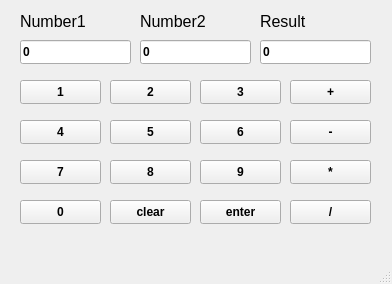
<?xml version="1.0" encoding="UTF-8"?>
<ui version="4.0">
 <class>MainWindow</class>
 <widget class="QMainWindow" name="MainWindow">
  <property name="geometry">
   <rect>
    <x>0</x>
    <y>0</y>
    <width>392</width>
    <height>284</height>
   </rect>
  </property>
  <property name="windowTitle">
   <string>MainWindow</string>
  </property>
  <widget class="QWidget" name="centralwidget">
   <widget class="QLabel" name="num1Label">
    <property name="geometry">
     <rect>
      <x>20</x>
      <y>10</y>
      <width>72</width>
      <height>22</height>
     </rect>
    </property>
    <property name="minimumSize">
     <size>
      <width>72</width>
      <height>22</height>
     </size>
    </property>
    <property name="maximumSize">
     <size>
      <width>72</width>
      <height>22</height>
     </size>
    </property>
    <property name="font">
     <font>
      <pointsize>12</pointsize>
      <bold>false</bold>
     </font>
    </property>
    <property name="text">
     <string>Number1</string>
    </property>
   </widget>
   <widget class="QLabel" name="num2Label">
    <property name="geometry">
     <rect>
      <x>140</x>
      <y>10</y>
      <width>72</width>
      <height>22</height>
     </rect>
    </property>
    <property name="minimumSize">
     <size>
      <width>72</width>
      <height>22</height>
     </size>
    </property>
    <property name="maximumSize">
     <size>
      <width>72</width>
      <height>22</height>
     </size>
    </property>
    <property name="font">
     <font>
      <pointsize>12</pointsize>
      <bold>false</bold>
     </font>
    </property>
    <property name="text">
     <string>Number2</string>
    </property>
   </widget>
   <widget class="QLineEdit" name="num1LineEdit">
    <property name="enabled">
     <bool>true</bool>
    </property>
    <property name="geometry">
     <rect>
      <x>20</x>
      <y>40</y>
      <width>111</width>
      <height>24</height>
     </rect>
    </property>
    <property name="font">
     <font>
      <bold>true</bold>
     </font>
    </property>
    <property name="cursor">
     <cursorShape>ArrowCursor</cursorShape>
    </property>
    <property name="text">
     <string>0</string>
    </property>
    <property name="alignment">
     <set>Qt::AlignmentFlag::AlignLeading|Qt::AlignmentFlag::AlignLeft|Qt::AlignmentFlag::AlignVCenter</set>
    </property>
    <property name="readOnly">
     <bool>true</bool>
    </property>
    <property name="placeholderText">
     <string/>
    </property>
   </widget>
   <widget class="QLineEdit" name="num2LineEdit">
    <property name="enabled">
     <bool>true</bool>
    </property>
    <property name="geometry">
     <rect>
      <x>140</x>
      <y>40</y>
      <width>111</width>
      <height>24</height>
     </rect>
    </property>
    <property name="font">
     <font>
      <bold>true</bold>
     </font>
    </property>
    <property name="cursor">
     <cursorShape>ArrowCursor</cursorShape>
    </property>
    <property name="text">
     <string>0</string>
    </property>
    <property name="readOnly">
     <bool>true</bool>
    </property>
    <property name="placeholderText">
     <string/>
    </property>
   </widget>
   <widget class="QLineEdit" name="resultLineEdit">
    <property name="enabled">
     <bool>true</bool>
    </property>
    <property name="geometry">
     <rect>
      <x>260</x>
      <y>40</y>
      <width>111</width>
      <height>24</height>
     </rect>
    </property>
    <property name="font">
     <font>
      <bold>true</bold>
     </font>
    </property>
    <property name="cursor">
     <cursorShape>ArrowCursor</cursorShape>
    </property>
    <property name="text">
     <string>0</string>
    </property>
    <property name="readOnly">
     <bool>true</bool>
    </property>
    <property name="placeholderText">
     <string/>
    </property>
   </widget>
   <widget class="QPushButton" name="num1Button">
    <property name="geometry">
     <rect>
      <x>20</x>
      <y>80</y>
      <width>81</width>
      <height>24</height>
     </rect>
    </property>
    <property name="font">
     <font>
      <bold>true</bold>
     </font>
    </property>
    <property name="text">
     <string>1</string>
    </property>
   </widget>
   <widget class="QPushButton" name="num2Button">
    <property name="geometry">
     <rect>
      <x>110</x>
      <y>80</y>
      <width>81</width>
      <height>24</height>
     </rect>
    </property>
    <property name="font">
     <font>
      <bold>true</bold>
     </font>
    </property>
    <property name="text">
     <string>2</string>
    </property>
   </widget>
   <widget class="QPushButton" name="num3Button">
    <property name="geometry">
     <rect>
      <x>200</x>
      <y>80</y>
      <width>81</width>
      <height>24</height>
     </rect>
    </property>
    <property name="font">
     <font>
      <bold>true</bold>
     </font>
    </property>
    <property name="text">
     <string>3</string>
    </property>
   </widget>
   <widget class="QPushButton" name="sumButton">
    <property name="geometry">
     <rect>
      <x>290</x>
      <y>80</y>
      <width>81</width>
      <height>24</height>
     </rect>
    </property>
    <property name="font">
     <font>
      <bold>true</bold>
     </font>
    </property>
    <property name="text">
     <string>+</string>
    </property>
   </widget>
   <widget class="QPushButton" name="num5Button">
    <property name="geometry">
     <rect>
      <x>110</x>
      <y>120</y>
      <width>81</width>
      <height>24</height>
     </rect>
    </property>
    <property name="font">
     <font>
      <bold>true</bold>
     </font>
    </property>
    <property name="text">
     <string>5</string>
    </property>
   </widget>
   <widget class="QPushButton" name="num4Button">
    <property name="geometry">
     <rect>
      <x>20</x>
      <y>120</y>
      <width>81</width>
      <height>24</height>
     </rect>
    </property>
    <property name="font">
     <font>
      <bold>true</bold>
     </font>
    </property>
    <property name="text">
     <string>4</string>
    </property>
   </widget>
   <widget class="QPushButton" name="subButton">
    <property name="geometry">
     <rect>
      <x>290</x>
      <y>120</y>
      <width>81</width>
      <height>24</height>
     </rect>
    </property>
    <property name="font">
     <font>
      <bold>true</bold>
     </font>
    </property>
    <property name="text">
     <string>-</string>
    </property>
   </widget>
   <widget class="QPushButton" name="num6Button">
    <property name="geometry">
     <rect>
      <x>200</x>
      <y>120</y>
      <width>81</width>
      <height>24</height>
     </rect>
    </property>
    <property name="font">
     <font>
      <bold>true</bold>
     </font>
    </property>
    <property name="text">
     <string>6</string>
    </property>
   </widget>
   <widget class="QPushButton" name="num8Button">
    <property name="geometry">
     <rect>
      <x>110</x>
      <y>160</y>
      <width>81</width>
      <height>24</height>
     </rect>
    </property>
    <property name="font">
     <font>
      <bold>true</bold>
     </font>
    </property>
    <property name="text">
     <string>8</string>
    </property>
   </widget>
   <widget class="QPushButton" name="num7Button">
    <property name="geometry">
     <rect>
      <x>20</x>
      <y>160</y>
      <width>81</width>
      <height>24</height>
     </rect>
    </property>
    <property name="font">
     <font>
      <bold>true</bold>
     </font>
    </property>
    <property name="text">
     <string>7</string>
    </property>
   </widget>
   <widget class="QPushButton" name="multButton">
    <property name="geometry">
     <rect>
      <x>290</x>
      <y>160</y>
      <width>81</width>
      <height>24</height>
     </rect>
    </property>
    <property name="font">
     <font>
      <bold>true</bold>
     </font>
    </property>
    <property name="text">
     <string>*</string>
    </property>
   </widget>
   <widget class="QPushButton" name="num0Button">
    <property name="geometry">
     <rect>
      <x>20</x>
      <y>200</y>
      <width>81</width>
      <height>24</height>
     </rect>
    </property>
    <property name="font">
     <font>
      <bold>true</bold>
     </font>
    </property>
    <property name="text">
     <string>0</string>
    </property>
   </widget>
   <widget class="QPushButton" name="enterButton">
    <property name="geometry">
     <rect>
      <x>200</x>
      <y>200</y>
      <width>81</width>
      <height>24</height>
     </rect>
    </property>
    <property name="font">
     <font>
      <bold>true</bold>
     </font>
    </property>
    <property name="text">
     <string>enter</string>
    </property>
   </widget>
   <widget class="QPushButton" name="diviButton">
    <property name="geometry">
     <rect>
      <x>290</x>
      <y>200</y>
      <width>81</width>
      <height>24</height>
     </rect>
    </property>
    <property name="font">
     <font>
      <bold>true</bold>
     </font>
    </property>
    <property name="text">
     <string>/</string>
    </property>
   </widget>
   <widget class="QPushButton" name="clearButton">
    <property name="geometry">
     <rect>
      <x>110</x>
      <y>200</y>
      <width>81</width>
      <height>24</height>
     </rect>
    </property>
    <property name="font">
     <font>
      <bold>true</bold>
     </font>
    </property>
    <property name="text">
     <string>clear</string>
    </property>
   </widget>
   <widget class="QPushButton" name="num9Button">
    <property name="geometry">
     <rect>
      <x>200</x>
      <y>160</y>
      <width>81</width>
      <height>24</height>
     </rect>
    </property>
    <property name="font">
     <font>
      <bold>true</bold>
     </font>
    </property>
    <property name="text">
     <string>9</string>
    </property>
   </widget>
   <widget class="QLabel" name="resultLabel">
    <property name="geometry">
     <rect>
      <x>260</x>
      <y>10</y>
      <width>72</width>
      <height>22</height>
     </rect>
    </property>
    <property name="minimumSize">
     <size>
      <width>72</width>
      <height>22</height>
     </size>
    </property>
    <property name="maximumSize">
     <size>
      <width>72</width>
      <height>22</height>
     </size>
    </property>
    <property name="font">
     <font>
      <pointsize>12</pointsize>
      <bold>false</bold>
     </font>
    </property>
    <property name="text">
     <string>Result</string>
    </property>
   </widget>
  </widget>
  <widget class="QMenuBar" name="menubar">
   <property name="geometry">
    <rect>
     <x>0</x>
     <y>0</y>
     <width>392</width>
     <height>21</height>
    </rect>
   </property>
  </widget>
  <widget class="QStatusBar" name="statusbar"/>
 </widget>
 <resources/>
 <connections/>
</ui>
